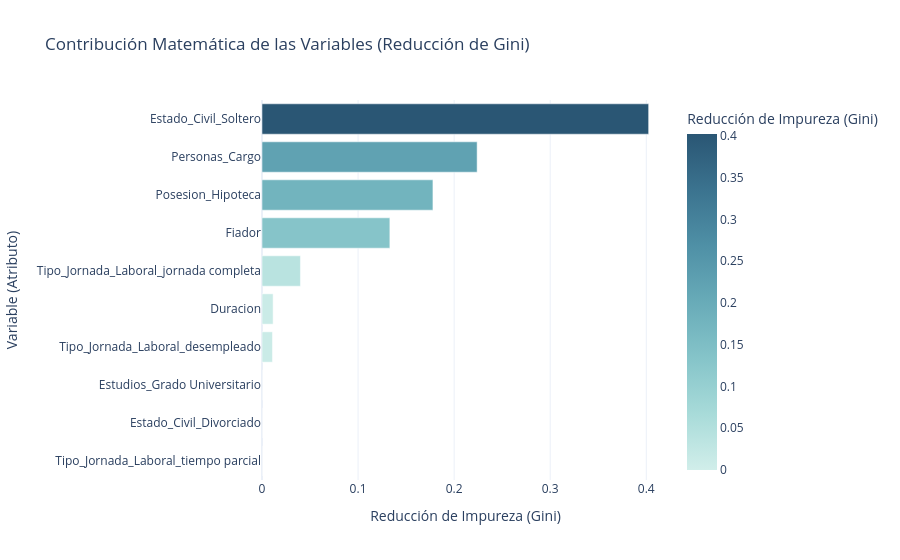

Notebook code for this chart:
### Markdown cell above
## 4. Análisis de Reducción de Impureza (Feature Importance)

En modelos lineales (como la Regresión Logística), la importancia de una variable viene dictada por su coeficiente (peso). Sin embargo, en los árboles de decisión (CART), la importancia se mide por el **total de impureza que la variable logró reducir**.

Matemáticamente, la importancia global de la variable $j$ es la suma de las disminuciones de Gini ($\Delta Gini$) en todos los nodos $m$ donde la variable $j$ fue utilizada para hacer un split, ponderada por la fracción de muestras que atravesaron ese nodo:

$$Importancia(j) = \frac{\sum_{m \in Nodos\_con\_j} p(m) \times \Delta Gini(m)}{\sum_{todas\_las\_variables} \text{Reducción Total}}$$

El siguiente gráfico interactivo demuestra matemáticamente qué variables han sido los "pilares" del árbol de decisión, justificando su capacidad discriminativa:

### Code cell
# CÁLCULO DE LA REDUCCIÓN DE IMPUREZA (FEATURE IMPORTANCE)

# Extraemos la importancia calculada internamente mediante reducción de Gini
importancias_gini = tree_model.feature_importances_

df_gini = pd.DataFrame({
    'Variable (Atributo)': X_train.columns,
    'Reducción de Impureza (Gini)': importancias_gini
}).sort_values(by='Reducción de Impureza (Gini)', ascending=True).tail(10) # Top 10

# Gráfico interactivo
fig_gini = px.bar(
    df_gini, 
    x='Reducción de Impureza (Gini)', 
    y='Variable (Atributo)', 
    orientation='h',
    title='Contribución Matemática de las Variables (Reducción de Gini)',
    color='Reducción de Impureza (Gini)',
    color_continuous_scale='Teal'
)
fig_gini.update_layout(template="plotly_white")
fig_gini.show()

print("\n INTERPRETACIÓN DEL NODO RAÍZ:")
variable_raiz = df_gini.iloc[-1]['Variable (Atributo)']
print(f"La variable '{variable_raiz}' es la que genera el primer split (el nodo raíz) porque es matemáticamente la que consigue la mayor caída de la impureza de Gini (Δ Gini) en el primer corte de todo el dataset.")

### Figure 1 — Plotly figure (JSON) as saved in the notebook; plotly's stock layout.template omitted (floating-point values rounded to 4 significant figures)
{"data": [{"hovertemplate": "Reducción de Impureza (Gini)=%{marker.color}<br>Variable (Atributo)=%{y}<extra></extra>", "legendgroup": "", "marker": {"color": [0.0, 0.0, 0.0001219, 0.01088, 0.01158, 0.04, 0.1331, 0.1779, 0.2239, 0.4025], "coloraxis": "coloraxis", "pattern": {"shape": ""}}, "name": "", "orientation": "h", "showlegend": false, "textposition": "auto", "type": "bar", "x": [0.0, 0.0, 0.0001219, 0.01088, 0.01158, 0.04, 0.1331, 0.1779, 0.2239, 0.4025], "xaxis": "x", "y": ["Tipo_Jornada_Laboral_tiempo parcial", "Estado_Civil_Divorciado", "Estudios_Grado Universitario", "Tipo_Jornada_Laboral_desempleado", "Duracion", "Tipo_Jornada_Laboral_jornada completa", "Fiador", "Posesion_Hipoteca", "Personas_Cargo", "Estado_Civil_Soltero"], "yaxis": "y"}], "layout": {"barmode": "relative", "coloraxis": {"colorbar": {"title": {"text": "Reducción de Impureza (Gini)"}}, "colorscale": [[0, "rgb(209, 238, 234)"], [0.1667, "rgb(168, 219, 217)"], [0.3333, "rgb(133, 196, 201)"], [0.5, "rgb(104, 171, 184)"], [0.6667, "rgb(79, 144, 166)"], [0.8333, "rgb(59, 115, 143)"], [1, "rgb(42, 86, 116)"]]}, "legend": {"tracegroupgap": 0}, "title": {"text": "Contribución Matemática de las Variables (Reducción de Gini)"}, "xaxis": {"anchor": "y", "domain": [0, 1], "title": {"text": "Reducción de Impureza (Gini)"}}, "yaxis": {"anchor": "x", "domain": [0, 1], "title": {"text": "Variable (Atributo)"}}}}
